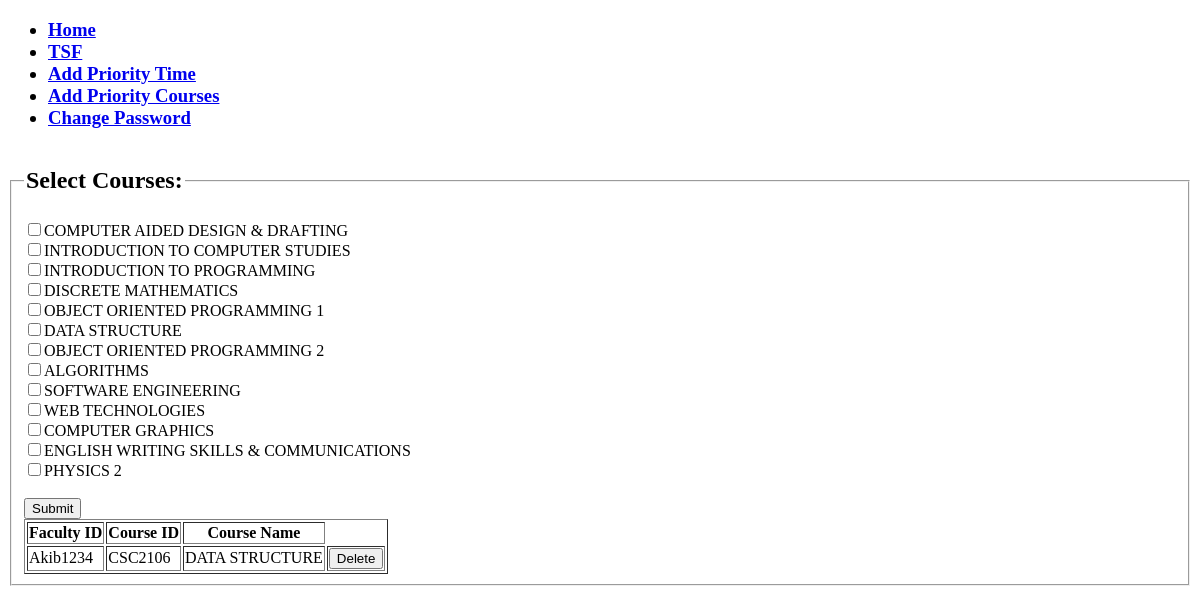
Page /AddPriorityCourse.php (signed in) on the earlier database version.
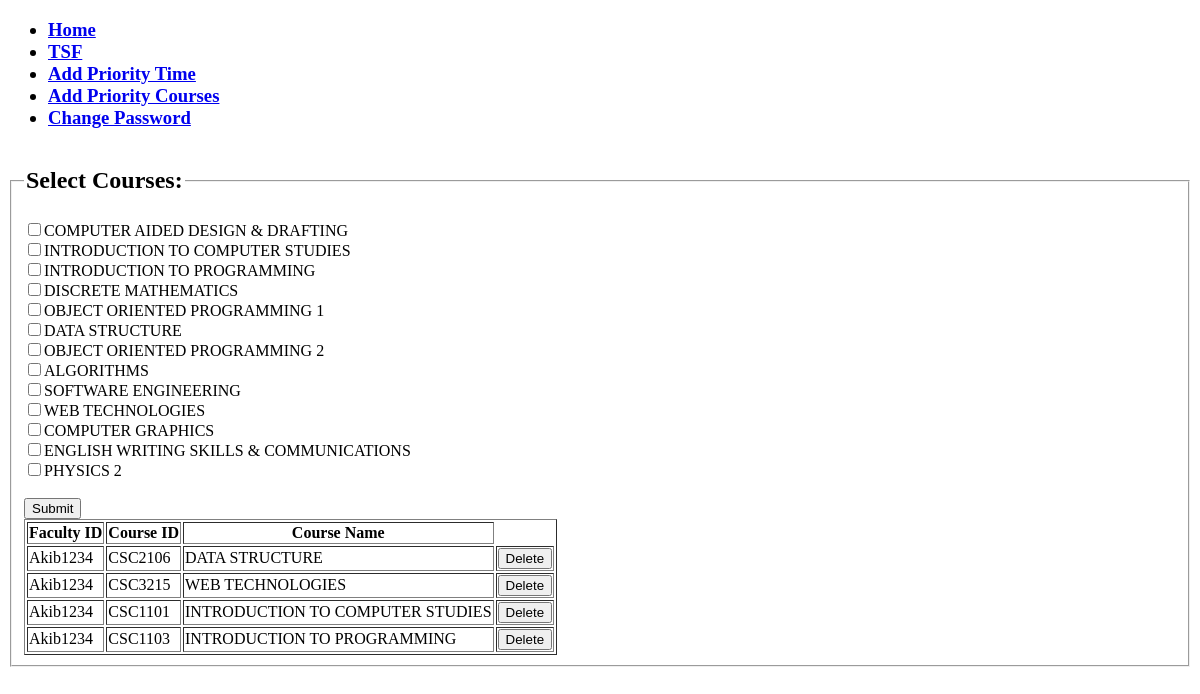
Same page on the later database version.
### tables this page shows
CREATE TABLE `course` (
  `CourseID` varchar(10) NOT NULL,
  `CourseName` varchar(40) NOT NULL,
  `DepartmentName` varchar(10) NOT NULL,
  `Credit` int(11) DEFAULT NULL
);

CREATE TABLE `prioritycourses` (
  `FacultyID` varchar(10) NOT NULL,
  `CourseID` varchar(15) NOT NULL
);

### AddPriorityCourse.php (the view, shortened to what this page needs)
<!DOCTYPE html>
<html lang="en">
<head>
</head>
<body>
    <form method="post">
        <?php
        include("dbConnect.php");
        include("FacultyDashboard.php");
        echo "<fieldset>
        <legend><h2>Select Courses:</h2></legend>";
        $id = $_SESSION['id'];
        $sql = "SELECT CourseID, CourseName FROM course";
        $result = mysqli_query($conn, $sql);
        if (mysqli_num_rows($result) > 0) {
            while ($row = mysqli_fetch_assoc($result)) {
                $courseID = $row['CourseID'];
                $courseName = $row['CourseName'];
                echo '<label><input type="checkbox" name="selectedCourses[]" value="' . $courseID . '">' . $courseName . '</label><br>';
            }
        } else {
            echo "No courses found.";
        }
        ?>
        <br>
        <input type="submit" name="submit" value="Submit">
    </form>
    <table border="1">
        <tr>
            <th>Faculty ID</th>
            <th>Course ID</th>
            <th>Course Name</th>
        </tr>
        <?php
        $sql = "SELECT prioritycourses.*, course.CourseName FROM prioritycourses
        JOIN course ON prioritycourses.CourseID = course.CourseID
        WHERE prioritycourses.FacultyID = '$id';";
        $res = mysqli_query($conn, $sql);
        if (mysqli_num_rows($res) > 0) {
            while ($r = mysqli_fetch_assoc($res)) {
                echo "<tr>";
                echo "<td>" . $r["FacultyID"] . "</td>";
                echo "<td>" . $r["CourseID"] . "</td>";
                echo "<td>" . $r["CourseName"] . "</td>";
                echo '<td>
                    <form method="post">
                        <button type="submit" name="del" value="' . $r["CourseID"] . '">Delete</button>
                    </form>
                </td>';
                echo "</tr>";
            }
        } else {
            echo "<tr><td colspan='4'>No priority Courses found.</td></tr>";
        }
        ?>
    </table>
</body>
</html>

Differences in the rows shown:
added prioritycourses: FacultyID "Akib1234", CourseID "CSC3215", course.CourseName "WEB TECHNOLOGIES"
added prioritycourses: FacultyID "Akib1234", CourseID "CSC1101", course.CourseName "INTRODUCTION TO COMPUTER STUDIES"
added prioritycourses: FacultyID "Akib1234", CourseID "CSC1103", course.CourseName "INTRODUCTION TO PROGRAMMING"
